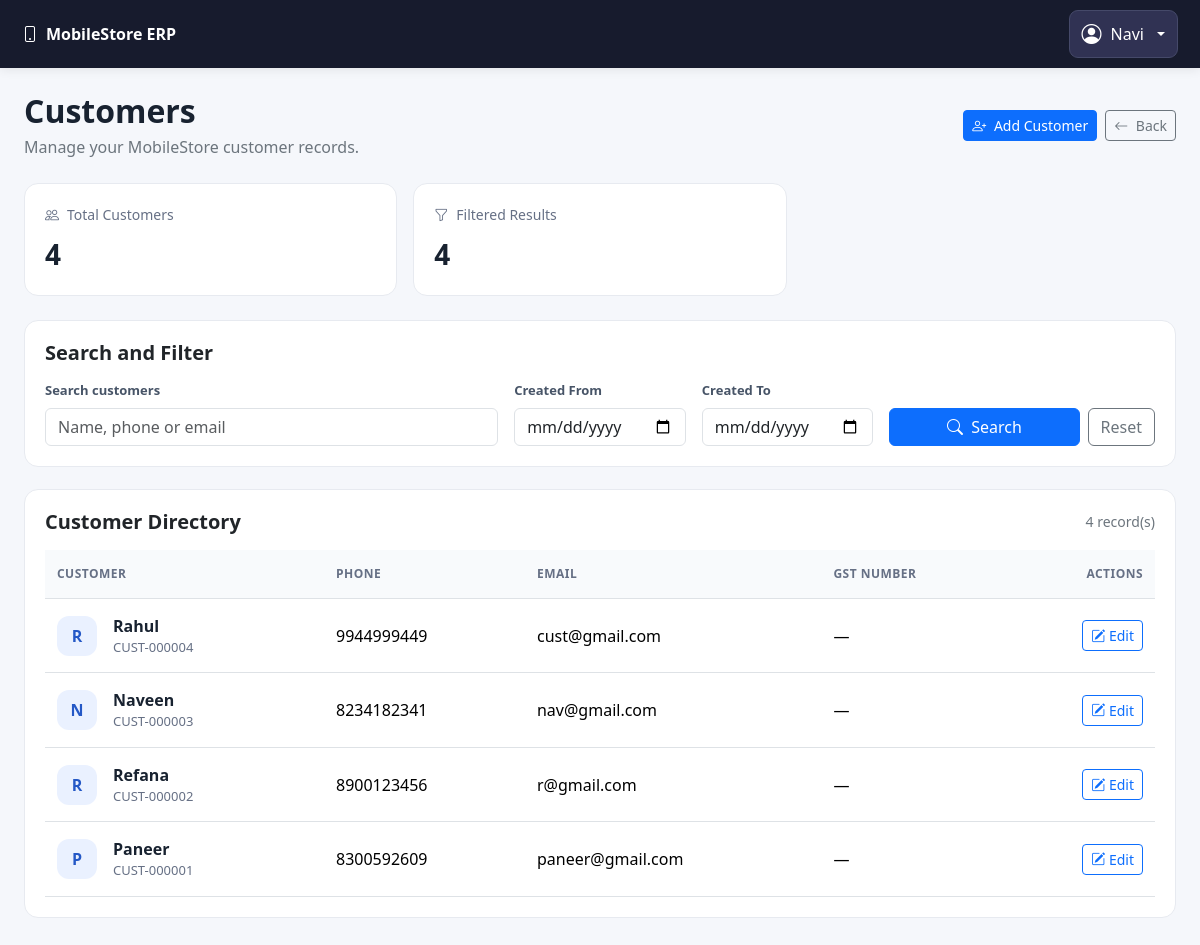
/customers (signed in), run on the app's committed database.
### models.py (models this page shows, shortened)
class TimestampMixin:
    created_at = db.Column(db.DateTime(timezone=True), default=utc_now, nullable=False)
    updated_at = db.Column(
        db.DateTime(timezone=True), default=utc_now, onupdate=utc_now, nullable=False
    )

class User(UserMixin, TimestampMixin, db.Model):
    __tablename__ = "users"
    id = db.Column(db.Integer, primary_key=True)
    username = db.Column(db.String(80), unique=True, nullable=False, index=True)
    full_name = db.Column(db.String(150), nullable=False)
    password_hash = db.Column(db.String(255), nullable=False)
    role = db.Column(db.String(20), nullable=False, default="cashier")
    is_active = db.Column(db.Boolean, default=True, nullable=False)

class Customer(TimestampMixin, db.Model):
    __tablename__ = "customers"
    id = db.Column(db.Integer, primary_key=True)
    customer_code = db.Column(
        db.String(20),
        unique=True,
        nullable=True,
        index=True
    )
    name = db.Column(db.String(150), nullable=False, index=True)
    phone = db.Column(db.String(20), index=True)
    email = db.Column(db.String(150))
    address = db.Column(db.Text)
    gst_number = db.Column(db.String(30))

### app.py (the view, shortened to what this page needs)
    @app.route("/customers")
    @login_required
    def customers_list():
        search = request.args.get("search", "").strip()
        date_from = request.args.get("date_from", "").strip()
        date_to = request.args.get("date_to", "").strip()
        query = Customer.query
        try:
            query = apply_date_filters(query, Customer, date_from, date_to)
        except ValueError:
            flash("Please enter valid filter dates.", "warning")
            return redirect(url_for("customers_list"))
        customers = query.order_by(Customer.id.desc()).all()
        return render_template(
            "customers/list.html",
            customers=customers,
            search=search,
            date_from=date_from,
            date_to=date_to,
            total_customers=Customer.query.count(),
            filtered_count=len(customers),
        )

### templates/Customers/List.html (shortened to what this page needs)
{% extends "base.html" %}
{% block content %}
<div class="customer-page">
    <div class="customer-heading">
        <div>
            <h2>Customers</h2>
            <div class="text-secondary">
                Manage your MobileStore customer records.
            </div>
        </div>
        <div class="d-flex align-items-center gap-2">
            <a href="{{ url_for('customer_create') }}"
               class="btn btn-primary btn-sm">
                <i class="bi bi-person-plus me-1"></i>
                Add Customer
            </a>
            <a href="{{ url_for('dashboard_page') }}"
               class="btn btn-outline-secondary btn-sm">
                <i class="bi bi-arrow-left me-1"></i>
                Back
            </a>
        </div>
    </div>
    <div class="row g-3 mb-4">
        <div class="col-sm-6 col-xl-4">
            <div class="customer-stat">
                <div class="stat-label">
                    <i class="bi bi-people me-2"></i>Total Customers
                </div>
                <div class="stat-value">{{ total_customers }}</div>
            </div>
        </div>
        <div class="col-sm-6 col-xl-4">
            <div class="customer-stat">
                <div class="stat-label">
                    <i class="bi bi-funnel me-2"></i>Filtered Results
                </div>
                <div class="stat-value">{{ filtered_count }}</div>
            </div>
        </div>
    </div>
    <div class="customer-card">
        <h5 class="fw-bold mb-3">Search and Filter</h5>
        <form method="GET" action="{{ url_for('customers_list') }}">
            <div class="row g-3 align-items-end">
                <div class="col-12 col-lg-5">
                    <label class="filter-label" for="search">
                        Search customers
                    </label>
                    <input type="search"
                           class="form-control"
                           id="search"
                           name="search"
                           value="{{ search }}"
                           placeholder="Name, phone or email">
                </div>
                <div class="col-6 col-lg-2">
                    <label class="filter-label" for="date_from">
                        Created From
                    </label>
                    <input type="date"
                           class="form-control"
                           id="date_from"
                           name="date_from"
                           value="{{ date_from }}">
                </div>
                <div class="col-6 col-lg-2">
                    <label class="filter-label" for="date_to">
                        Created To
                    </label>
                    <input type="date"
                           class="form-control"
                           id="date_to"
                           name="date_to"
                           value="{{ date_to }}">
                </div>
                <div class="col-12 col-lg-3 d-flex gap-2">
                    <button type="submit" class="btn btn-primary flex-grow-1">
                        <i class="bi bi-search me-1"></i> Search
                    </button>
                    <a href="{{ url_for('customers_list') }}"
                       class="btn btn-outline-secondary">
                        Reset
                    </a>
                </div>
            </div>
        </form>
    </div>
    <div class="customer-card">
        <div class="d-flex justify-content-between align-items-center
                    flex-wrap gap-2 mb-3">
            <h5 class="fw-bold mb-0">Customer Directory</h5>
            <span class="text-secondary small">
                {{ filtered_count }} record(s)
            </span>
        </div>
        <div class="table-responsive">
            <table class="table customer-table table-hover mb-0">
                <thead>
                    <tr>
                        <th>Customer</th>
                        <th>Phone</th>
                        <th>Email</th>
                        <th>GST Number</th>
                        <th class="text-end">Actions</th>
                    </tr>
                </thead>
                <tbody>
                    {% for customer in customers %}
                    <tr>
                        <td>
                            <div class="d-flex align-items-center gap-3">
                                <div class="customer-avatar">
                                    {{ customer.name[:1]|upper }}
                                </div>
                                <div>
                                    <div class="customer-name">
                                        {{ customer.name }}
                                    </div>
                                    <div class="customer-secondary text-nowrap">
                                        {{ customer.customer_code or ('CUST-' ~ '%06d'|format(customer.id)) }}
                                    </div>
                                </div>
                            </div>
                        </td>
                        <td>{{ customer.phone or '—' }}</td>
                        <td>{{ customer.email or '—' }}</td>
                        <td>{{ customer.gst_number or '—' }}</td>
                        <td class="text-end">
                            <a href="{{ url_for(
                                'customer_edit',
                                customer_id=customer.id
                            ) }}"
                               class="btn btn-sm btn-outline-primary"
                               title="Edit customer">
                                <i class="bi bi-pencil-square"></i>
                                Edit
                            </a>
                        </td>
                    </tr>
                    {% endfor %}
                </tbody>
            </table>
        </div>
    </div>
</div>
{% endblock %}

### templates/base.html (shortened to what this page needs)
<!DOCTYPE html>
<html lang="en">
<head>
    <link
        href="https://cdn.jsdelivr.net/npm/bootstrap@5.3.3/dist/css/bootstrap.min.css"
        rel="stylesheet">
    <link
        href="https://cdn.jsdelivr.net/npm/bootstrap-icons@1.11.3/font/bootstrap-icons.min.css"
        rel="stylesheet">
</head>
<body class="bg-light">
    {% if current_user.is_authenticated %}
    <nav class="navbar app-navbar">
        <div class="container-fluid px-0">
            <a class="app-brand" href="{{ url_for('dashboard_page') }}">
                <i class="bi bi-phone me-2"></i>MobileStore ERP
            </a>
            <div class="dropdown">
                <button
                    class="btn account-button dropdown-toggle"
                    type="button"
                    id="accountDropdown"
                    data-bs-toggle="dropdown"
                    aria-expanded="false">
                    <i class="bi bi-person-circle fs-5"></i>
                    <span class="account-name">
                        {{ current_user.full_name or current_user.username }}
                    </span>
                </button>
            </div>
        </div>
    </nav>
    {% endif %}
    {% block content %}{% endblock %}
</body>
</html>

### templates/base.html (style rules this page uses)
.app-navbar { background: #171b2d; padding: 10px 22px; box-shadow: 0 2px 10px rgba(0, 0, 0, .08); }
.app-brand { color: #fff; font-weight: 750; text-decoration: none; }
.account-button { display: inline-flex; align-items: center; gap: 9px; padding: 8px 12px; color: #fff; background: #303253; border: 1px solid #454969; border-radius: 9px; }

### templates/Customers/List.html (style rules this page uses)
.customer-page { padding: 24px; background: #f5f7fb; min-height: 80vh; }
.customer-heading { display: flex; align-items: center; justify-content: space-between; gap: 16px; flex-wrap: wrap; margin-bottom: 24px; }
.customer-heading h2 { font-weight: 700; margin-bottom: 5px; color: #182230; }
.customer-card { background: #fff; border: 1px solid #e7eaf0; border-radius: 14px; padding: 20px; margin-bottom: 22px; }
.customer-stat { background: #fff; border: 1px solid #e7eaf0; border-radius: 14px; padding: 20px; height: 100%; }
.customer-stat .stat-label { color: #667085; font-size: 14px; }
.customer-stat .stat-value { font-size: 28px; font-weight: 700; color: #182230; margin-top: 8px; }
.customer-table th { font-size: 12px; text-transform: uppercase; letter-spacing: .04em; color: #667085; background: #f8fafc; white-space: nowrap; }
.customer-table td, .customer-table th { padding: 15px 12px; vertical-align: middle; }
.customer-name { font-weight: 600; color: #182230; }
.customer-secondary { color: #667085; font-size: 13px; }
.customer-avatar { width: 40px; height: 40px; border-radius: 12px; display: inline-flex; align-items: center; justify-content: center; background: #eaf1ff; color: #2458c6; font-weight: 700; flex-shrink: 0; }
.filter-label { display: block; font-size: 13px; font-weight: 600; margin-bottom: 7px; color: #475467; }

### data on the page
User: full_name "Navi"
Customer: name "R", name "Rahul", customer_code "CUST-000004", phone "9944999449", email "cust@gmail.com", gst_number "—"
Customer: name "N", name "Naveen", customer_code "CUST-000003", phone "8234182341", email "nav@gmail.com", gst_number "—"
Customer: name "R", name "Refana", customer_code "CUST-000002", phone "8900123456", email "r@gmail.com", gst_number "—"
Customer: name "P", name "Paneer", customer_code "CUST-000001", phone "8300592609", email "paneer@gmail.com", gst_number "—"

### other printed values
{{ total_customers }} "4"
{{ filtered_count }} "4"
